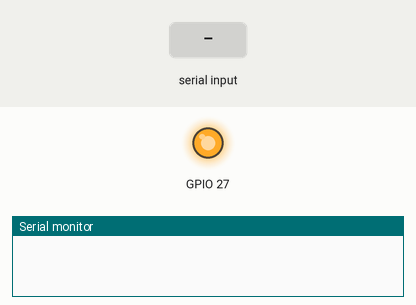
Recording of a sketch running on a simulated ESP32. Parts: output pins drawn as LEDs (lit = HIGH), the last lines printed to the serial monitor. Inputs (shaded band) come from the test bench.

Above: at 12.8 s.
12.9 s: "90,45\n" received over Serial
At 18.8 s:
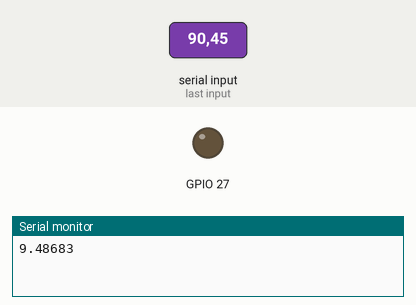
Timing chart, 0 to 24.9 s (numbered marks = the images above; inputs shaded):
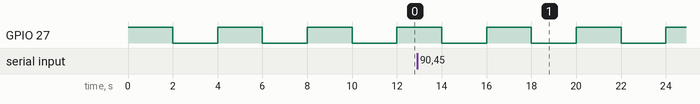

The sketch:

float_bad.ino
```cpp
String inString = "";
void setup() {
  Serial.begin(9600);  pinMode(27,OUTPUT);
  inString.reserve(50);
}
void loop() {
  digitalWrite(27,HIGH);delay(2000);
  digitalWrite(27,LOW);delay(2000);
}
void serialEvent(){
  while (Serial.available()){
   char c= (char)Serial.read();
    if (c=='\n'){
          float f= inString.toFloat();
          Serial.println(sqrt(f),5);
          inString="";
    }
    else
     inString+=c;
  }
}
```

Measured:
- by itself, GPIO 27: alternates HIGH for 2.0 s and LOW for 2.0 s
